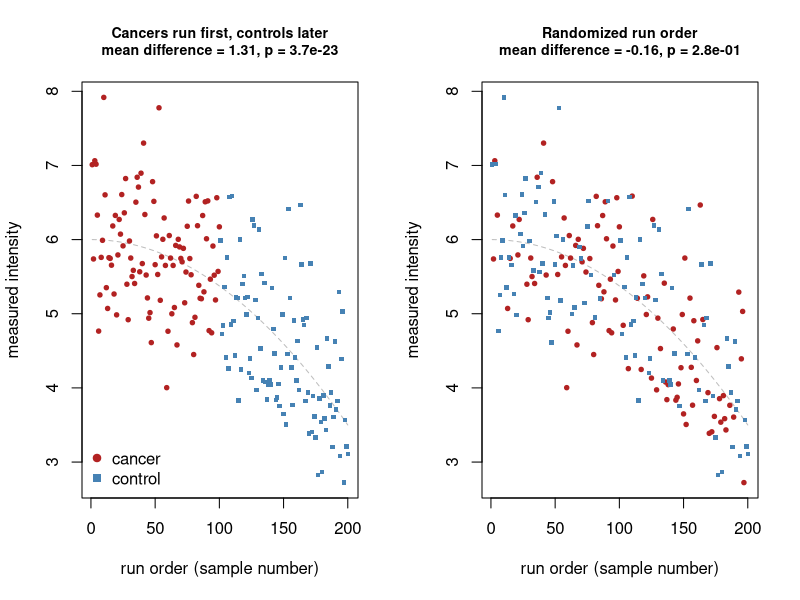

This chart was generated by the following R code:
# Run-order drift confounded with group: cancers first versus random order.
set.seed(0)
n_cancer <- 100; n_control <- 100; n <- n_cancer + n_control
ord <- 1:n
drift <- 6.0 - 2.5 * (ord / n)^2       # quality drifts downward, no true group difference
signal <- drift + rnorm(n, 0, 0.8)
g_first <- rep(c(1, 0), c(n_cancer, n_control))   # cancers run first
g_random <- sample(g_first)                       # randomized run order

par(mfrow = c(1, 2))
for (k in 1:2) {
  g <- if (k == 1) g_first else g_random
  tt <- t.test(signal[g == 1], signal[g == 0], var.equal = TRUE)
  ttl <- if (k == 1) "Cancers run first, controls later" else "Randomized run order"
  plot(ord, signal, type = "n", xlab = "run order (sample number)", ylab = "measured intensity",
       main = sprintf("%s\nmean difference = %.2f, p = %.1e", ttl,
                      mean(signal[g == 1]) - mean(signal[g == 0]), tt$p.value), cex.main = 0.85)
  lines(ord, drift, lty = 2, col = "gray")
  points(ord[g == 1], signal[g == 1], pch = 19, cex = 0.6, col = "firebrick")
  points(ord[g == 0], signal[g == 0], pch = 15, cex = 0.6, col = "steelblue")
  if (k == 1) legend("bottomleft", c("cancer", "control"), pch = c(19, 15),
                     col = c("firebrick", "steelblue"), bty = "n")
}
